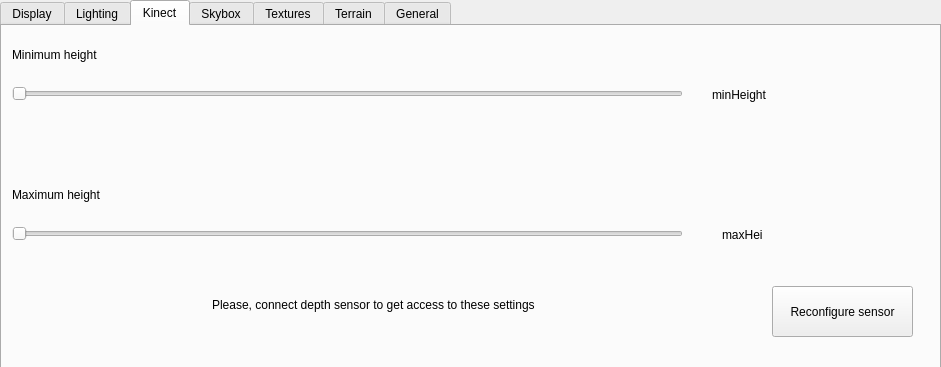
<?xml version="1.0" encoding="UTF-8"?>
<ui version="4.0">
 <class>Settings</class>
 <widget class="QDialog" name="Settings">
  <property name="geometry">
   <rect>
    <x>0</x>
    <y>0</y>
    <width>941</width>
    <height>367</height>
   </rect>
  </property>
  <property name="windowTitle">
   <string>Dialog</string>
  </property>
  <widget class="QTabWidget" name="tabWidget">
   <property name="geometry">
    <rect>
     <x>0</x>
     <y>0</y>
     <width>941</width>
     <height>451</height>
    </rect>
   </property>
   <property name="currentIndex">
    <number>2</number>
   </property>
   <widget class="QWidget" name="Display">
    <attribute name="title">
     <string>Display</string>
    </attribute>
    <widget class="QCheckBox" name="flip_hor">
     <property name="geometry">
      <rect>
       <x>20</x>
       <y>20</y>
       <width>181</width>
       <height>23</height>
      </rect>
     </property>
     <property name="text">
      <string>Flip image horisontally</string>
     </property>
    </widget>
    <widget class="QSlider" name="contrast">
     <property name="geometry">
      <rect>
       <x>20</x>
       <y>120</y>
       <width>160</width>
       <height>16</height>
      </rect>
     </property>
     <property name="orientation">
      <enum>Qt::Horizontal</enum>
     </property>
    </widget>
    <widget class="QLabel" name="contrast_label">
     <property name="geometry">
      <rect>
       <x>20</x>
       <y>90</y>
       <width>67</width>
       <height>17</height>
      </rect>
     </property>
     <property name="text">
      <string>Contrast</string>
     </property>
    </widget>
    <widget class="QLabel" name="contrastValue">
     <property name="geometry">
      <rect>
       <x>200</x>
       <y>120</y>
       <width>67</width>
       <height>17</height>
      </rect>
     </property>
     <property name="text">
      <string/>
     </property>
    </widget>
    <widget class="QCheckBox" name="flip_vert">
     <property name="geometry">
      <rect>
       <x>250</x>
       <y>20</y>
       <width>181</width>
       <height>23</height>
      </rect>
     </property>
     <property name="text">
      <string>Flip image vertically</string>
     </property>
    </widget>
   </widget>
   <widget class="QWidget" name="Lighting">
    <attribute name="title">
     <string>Lighting</string>
    </attribute>
    <widget class="QPushButton" name="setDirection">
     <property name="geometry">
      <rect>
       <x>240</x>
       <y>50</y>
       <width>141</width>
       <height>31</height>
      </rect>
     </property>
     <property name="text">
      <string>Choose direction</string>
     </property>
    </widget>
    <widget class="QPushButton" name="chooseColor">
     <property name="geometry">
      <rect>
       <x>240</x>
       <y>110</y>
       <width>141</width>
       <height>31</height>
      </rect>
     </property>
     <property name="text">
      <string>Choose color</string>
     </property>
    </widget>
    <widget class="QSlider" name="diffuse">
     <property name="geometry">
      <rect>
       <x>70</x>
       <y>90</y>
       <width>16</width>
       <height>160</height>
      </rect>
     </property>
     <property name="orientation">
      <enum>Qt::Vertical</enum>
     </property>
    </widget>
    <widget class="QLabel" name="diffuse_label">
     <property name="geometry">
      <rect>
       <x>50</x>
       <y>60</y>
       <width>67</width>
       <height>17</height>
      </rect>
     </property>
     <property name="text">
      <string>Intensity</string>
     </property>
    </widget>
   </widget>
   <widget class="QWidget" name="Kinect">
    <attribute name="title">
     <string>Kinect</string>
    </attribute>
    <widget class="QLabel" name="minHeight_label">
     <property name="geometry">
      <rect>
       <x>10</x>
       <y>20</y>
       <width>121</width>
       <height>17</height>
      </rect>
     </property>
     <property name="text">
      <string>Minimum height</string>
     </property>
    </widget>
    <widget class="QLabel" name="maxHeight_label">
     <property name="geometry">
      <rect>
       <x>10</x>
       <y>160</y>
       <width>121</width>
       <height>17</height>
      </rect>
     </property>
     <property name="text">
      <string>Maximum height</string>
     </property>
    </widget>
    <widget class="QLabel" name="minHeightValue">
     <property name="geometry">
      <rect>
       <x>710</x>
       <y>60</y>
       <width>67</width>
       <height>17</height>
      </rect>
     </property>
     <property name="text">
      <string>minHeight</string>
     </property>
    </widget>
    <widget class="QLabel" name="maxHeightValue">
     <property name="geometry">
      <rect>
       <x>720</x>
       <y>200</y>
       <width>67</width>
       <height>17</height>
      </rect>
     </property>
     <property name="text">
      <string>maxHei</string>
     </property>
    </widget>
    <widget class="QSlider" name="minHeight">
     <property name="geometry">
      <rect>
       <x>10</x>
       <y>60</y>
       <width>671</width>
       <height>16</height>
      </rect>
     </property>
     <property name="orientation">
      <enum>Qt::Horizontal</enum>
     </property>
    </widget>
    <widget class="QSlider" name="maxHeight">
     <property name="geometry">
      <rect>
       <x>10</x>
       <y>200</y>
       <width>671</width>
       <height>16</height>
      </rect>
     </property>
     <property name="orientation">
      <enum>Qt::Horizontal</enum>
     </property>
    </widget>
    <widget class="QLabel" name="pleaseConnect">
     <property name="geometry">
      <rect>
       <x>210</x>
       <y>270</y>
       <width>421</width>
       <height>17</height>
      </rect>
     </property>
     <property name="text">
      <string>Please, connect depth sensor to get access to these settings</string>
     </property>
    </widget>
    <widget class="QPushButton" name="reconfigure">
     <property name="geometry">
      <rect>
       <x>770</x>
       <y>260</y>
       <width>141</width>
       <height>51</height>
      </rect>
     </property>
     <property name="text">
      <string>Reconfigure sensor</string>
     </property>
    </widget>
   </widget>
   <widget class="QWidget" name="Skybox">
    <attribute name="title">
     <string>Skybox</string>
    </attribute>
    <widget class="QPushButton" name="loadSkyboxLeft">
     <property name="geometry">
      <rect>
       <x>60</x>
       <y>280</y>
       <width>61</width>
       <height>25</height>
      </rect>
     </property>
     <property name="text">
      <string>Load</string>
     </property>
    </widget>
    <widget class="QLabel" name="imgSkyboxRight">
     <property name="geometry">
      <rect>
       <x>180</x>
       <y>160</y>
       <width>111</width>
       <height>101</height>
      </rect>
     </property>
     <property name="autoFillBackground">
      <bool>true</bool>
     </property>
     <property name="text">
      <string/>
     </property>
    </widget>
    <widget class="QPushButton" name="loadSkyboxBack">
     <property name="geometry">
      <rect>
       <x>480</x>
       <y>280</y>
       <width>61</width>
       <height>25</height>
      </rect>
     </property>
     <property name="text">
      <string>Load</string>
     </property>
    </widget>
    <widget class="QLabel" name="imgSkyboxTop">
     <property name="geometry">
      <rect>
       <x>600</x>
       <y>160</y>
       <width>111</width>
       <height>101</height>
      </rect>
     </property>
     <property name="autoFillBackground">
      <bool>true</bool>
     </property>
     <property name="text">
      <string/>
     </property>
    </widget>
    <widget class="QPushButton" name="loadSkyboxTop">
     <property name="geometry">
      <rect>
       <x>630</x>
       <y>280</y>
       <width>61</width>
       <height>25</height>
      </rect>
     </property>
     <property name="text">
      <string>Load</string>
     </property>
    </widget>
    <widget class="QPushButton" name="loadSkyboxFront">
     <property name="geometry">
      <rect>
       <x>350</x>
       <y>280</y>
       <width>61</width>
       <height>25</height>
      </rect>
     </property>
     <property name="text">
      <string>Load</string>
     </property>
    </widget>
    <widget class="QLabel" name="imgSkyboxLeft">
     <property name="geometry">
      <rect>
       <x>40</x>
       <y>160</y>
       <width>111</width>
       <height>101</height>
      </rect>
     </property>
     <property name="autoFillBackground">
      <bool>true</bool>
     </property>
     <property name="text">
      <string/>
     </property>
    </widget>
    <widget class="QLabel" name="imgSkyboxBack">
     <property name="geometry">
      <rect>
       <x>460</x>
       <y>160</y>
       <width>111</width>
       <height>101</height>
      </rect>
     </property>
     <property name="autoFillBackground">
      <bool>true</bool>
     </property>
     <property name="text">
      <string/>
     </property>
    </widget>
    <widget class="QPushButton" name="loadSkyboxRight">
     <property name="geometry">
      <rect>
       <x>210</x>
       <y>280</y>
       <width>61</width>
       <height>25</height>
      </rect>
     </property>
     <property name="text">
      <string>Load</string>
     </property>
    </widget>
    <widget class="QComboBox" name="changeSkybox">
     <property name="geometry">
      <rect>
       <x>30</x>
       <y>30</y>
       <width>151</width>
       <height>41</height>
      </rect>
     </property>
     <item>
      <property name="text">
       <string>Sea</string>
      </property>
     </item>
     <item>
      <property name="text">
       <string>Sunset</string>
      </property>
     </item>
     <item>
      <property name="text">
       <string>Custom</string>
      </property>
     </item>
    </widget>
    <widget class="QLabel" name="imgSkyboxFront">
     <property name="geometry">
      <rect>
       <x>320</x>
       <y>160</y>
       <width>111</width>
       <height>101</height>
      </rect>
     </property>
     <property name="autoFillBackground">
      <bool>true</bool>
     </property>
     <property name="text">
      <string/>
     </property>
    </widget>
    <widget class="QLabel" name="imgSkyboxBottom">
     <property name="geometry">
      <rect>
       <x>760</x>
       <y>160</y>
       <width>111</width>
       <height>101</height>
      </rect>
     </property>
     <property name="autoFillBackground">
      <bool>true</bool>
     </property>
     <property name="text">
      <string/>
     </property>
    </widget>
    <widget class="QPushButton" name="loadSkyboxBottom">
     <property name="geometry">
      <rect>
       <x>790</x>
       <y>280</y>
       <width>61</width>
       <height>25</height>
      </rect>
     </property>
     <property name="text">
      <string>Load</string>
     </property>
    </widget>
    <widget class="QLabel" name="label_5">
     <property name="geometry">
      <rect>
       <x>60</x>
       <y>110</y>
       <width>67</width>
       <height>17</height>
      </rect>
     </property>
     <property name="text">
      <string>Left</string>
     </property>
     <property name="alignment">
      <set>Qt::AlignCenter</set>
     </property>
    </widget>
    <widget class="QLabel" name="label_6">
     <property name="geometry">
      <rect>
       <x>210</x>
       <y>110</y>
       <width>67</width>
       <height>17</height>
      </rect>
     </property>
     <property name="text">
      <string>Right</string>
     </property>
     <property name="alignment">
      <set>Qt::AlignCenter</set>
     </property>
    </widget>
    <widget class="QLabel" name="label_7">
     <property name="geometry">
      <rect>
       <x>490</x>
       <y>110</y>
       <width>67</width>
       <height>17</height>
      </rect>
     </property>
     <property name="text">
      <string>Back</string>
     </property>
     <property name="alignment">
      <set>Qt::AlignCenter</set>
     </property>
    </widget>
    <widget class="QLabel" name="label_8">
     <property name="geometry">
      <rect>
       <x>340</x>
       <y>110</y>
       <width>67</width>
       <height>17</height>
      </rect>
     </property>
     <property name="text">
      <string>Front</string>
     </property>
     <property name="alignment">
      <set>Qt::AlignCenter</set>
     </property>
    </widget>
    <widget class="QLabel" name="label_9">
     <property name="geometry">
      <rect>
       <x>770</x>
       <y>110</y>
       <width>67</width>
       <height>17</height>
      </rect>
     </property>
     <property name="text">
      <string>Bottom</string>
     </property>
     <property name="alignment">
      <set>Qt::AlignCenter</set>
     </property>
    </widget>
    <widget class="QLabel" name="label_10">
     <property name="geometry">
      <rect>
       <x>620</x>
       <y>110</y>
       <width>67</width>
       <height>16</height>
      </rect>
     </property>
     <property name="text">
      <string>Top</string>
     </property>
     <property name="alignment">
      <set>Qt::AlignCenter</set>
     </property>
    </widget>
   </widget>
   <widget class="QWidget" name="Textures">
    <attribute name="title">
     <string>Textures</string>
    </attribute>
    <widget class="QComboBox" name="terrainTextures">
     <property name="geometry">
      <rect>
       <x>20</x>
       <y>30</y>
       <width>151</width>
       <height>41</height>
      </rect>
     </property>
     <item>
      <property name="text">
       <string>Planet Earth</string>
      </property>
     </item>
     <item>
      <property name="text">
       <string>Fantastic planet</string>
      </property>
     </item>
     <item>
      <property name="text">
       <string>Custom</string>
      </property>
     </item>
    </widget>
    <widget class="QLabel" name="waterImg">
     <property name="geometry">
      <rect>
       <x>30</x>
       <y>140</y>
       <width>111</width>
       <height>101</height>
      </rect>
     </property>
     <property name="autoFillBackground">
      <bool>true</bool>
     </property>
     <property name="text">
      <string/>
     </property>
    </widget>
    <widget class="QLabel" name="sandImg">
     <property name="geometry">
      <rect>
       <x>170</x>
       <y>140</y>
       <width>111</width>
       <height>101</height>
      </rect>
     </property>
     <property name="autoFillBackground">
      <bool>true</bool>
     </property>
     <property name="text">
      <string/>
     </property>
    </widget>
    <widget class="QLabel" name="grassImg">
     <property name="geometry">
      <rect>
       <x>310</x>
       <y>140</y>
       <width>111</width>
       <height>101</height>
      </rect>
     </property>
     <property name="autoFillBackground">
      <bool>true</bool>
     </property>
     <property name="text">
      <string/>
     </property>
    </widget>
    <widget class="QLabel" name="stoneImg">
     <property name="geometry">
      <rect>
       <x>450</x>
       <y>140</y>
       <width>111</width>
       <height>101</height>
      </rect>
     </property>
     <property name="autoFillBackground">
      <bool>true</bool>
     </property>
     <property name="text">
      <string/>
     </property>
    </widget>
    <widget class="QLabel" name="snowImg">
     <property name="geometry">
      <rect>
       <x>590</x>
       <y>140</y>
       <width>111</width>
       <height>101</height>
      </rect>
     </property>
     <property name="autoFillBackground">
      <bool>true</bool>
     </property>
     <property name="text">
      <string/>
     </property>
    </widget>
    <widget class="QPushButton" name="loadWater">
     <property name="geometry">
      <rect>
       <x>50</x>
       <y>260</y>
       <width>61</width>
       <height>25</height>
      </rect>
     </property>
     <property name="text">
      <string>Load</string>
     </property>
    </widget>
    <widget class="QPushButton" name="loadSand">
     <property name="geometry">
      <rect>
       <x>200</x>
       <y>260</y>
       <width>61</width>
       <height>25</height>
      </rect>
     </property>
     <property name="text">
      <string>Load</string>
     </property>
    </widget>
    <widget class="QPushButton" name="loadGrass">
     <property name="geometry">
      <rect>
       <x>340</x>
       <y>260</y>
       <width>61</width>
       <height>25</height>
      </rect>
     </property>
     <property name="text">
      <string>Load</string>
     </property>
    </widget>
    <widget class="QPushButton" name="loadStone">
     <property name="geometry">
      <rect>
       <x>470</x>
       <y>260</y>
       <width>61</width>
       <height>25</height>
      </rect>
     </property>
     <property name="text">
      <string>Load</string>
     </property>
    </widget>
    <widget class="QPushButton" name="loadSnow">
     <property name="geometry">
      <rect>
       <x>620</x>
       <y>260</y>
       <width>61</width>
       <height>25</height>
      </rect>
     </property>
     <property name="text">
      <string>Load</string>
     </property>
    </widget>
   </widget>
   <widget class="QWidget" name="Terrain">
    <attribute name="title">
     <string>Terrain</string>
    </attribute>
    <widget class="QSlider" name="waterMax">
     <property name="geometry">
      <rect>
       <x>60</x>
       <y>60</y>
       <width>16</width>
       <height>160</height>
      </rect>
     </property>
     <property name="orientation">
      <enum>Qt::Vertical</enum>
     </property>
    </widget>
    <widget class="QSlider" name="sandMax">
     <property name="geometry">
      <rect>
       <x>190</x>
       <y>60</y>
       <width>16</width>
       <height>160</height>
      </rect>
     </property>
     <property name="orientation">
      <enum>Qt::Vertical</enum>
     </property>
    </widget>
    <widget class="QSlider" name="grassMax">
     <property name="geometry">
      <rect>
       <x>320</x>
       <y>60</y>
       <width>16</width>
       <height>160</height>
      </rect>
     </property>
     <property name="orientation">
      <enum>Qt::Vertical</enum>
     </property>
    </widget>
    <widget class="QSlider" name="stoneMax">
     <property name="geometry">
      <rect>
       <x>460</x>
       <y>60</y>
       <width>16</width>
       <height>160</height>
      </rect>
     </property>
     <property name="orientation">
      <enum>Qt::Vertical</enum>
     </property>
    </widget>
    <widget class="QLabel" name="label">
     <property name="geometry">
      <rect>
       <x>40</x>
       <y>30</y>
       <width>71</width>
       <height>17</height>
      </rect>
     </property>
     <property name="text">
      <string>waterMax</string>
     </property>
    </widget>
    <widget class="QLabel" name="label_2">
     <property name="geometry">
      <rect>
       <x>160</x>
       <y>30</y>
       <width>71</width>
       <height>17</height>
      </rect>
     </property>
     <property name="text">
      <string>sandMax</string>
     </property>
    </widget>
    <widget class="QLabel" name="label_3">
     <property name="geometry">
      <rect>
       <x>300</x>
       <y>30</y>
       <width>71</width>
       <height>21</height>
      </rect>
     </property>
     <property name="text">
      <string>grassMax</string>
     </property>
    </widget>
    <widget class="QLabel" name="label_4">
     <property name="geometry">
      <rect>
       <x>440</x>
       <y>30</y>
       <width>71</width>
       <height>17</height>
      </rect>
     </property>
     <property name="text">
      <string>stoneMax</string>
     </property>
    </widget>
    <widget class="QLabel" name="waterMaxLabel">
     <property name="geometry">
      <rect>
       <x>40</x>
       <y>250</y>
       <width>67</width>
       <height>17</height>
      </rect>
     </property>
     <property name="text">
      <string>TextLabel</string>
     </property>
    </widget>
    <widget class="QLabel" name="sandMaxLabel">
     <property name="geometry">
      <rect>
       <x>160</x>
       <y>250</y>
       <width>67</width>
       <height>17</height>
      </rect>
     </property>
     <property name="text">
      <string>TextLabel</string>
     </property>
    </widget>
    <widget class="QLabel" name="grassMaxLabel">
     <property name="geometry">
      <rect>
       <x>290</x>
       <y>250</y>
       <width>67</width>
       <height>17</height>
      </rect>
     </property>
     <property name="text">
      <string>TextLabel</string>
     </property>
    </widget>
    <widget class="QLabel" name="stoneMaxLabel">
     <property name="geometry">
      <rect>
       <x>440</x>
       <y>250</y>
       <width>67</width>
       <height>17</height>
      </rect>
     </property>
     <property name="text">
      <string>TextLabel</string>
     </property>
    </widget>
   </widget>
   <widget class="QWidget" name="General">
    <attribute name="title">
     <string>General</string>
    </attribute>
    <widget class="QPushButton" name="reset">
     <property name="geometry">
      <rect>
       <x>50</x>
       <y>60</y>
       <width>141</width>
       <height>51</height>
      </rect>
     </property>
     <property name="text">
      <string>Reset to default</string>
     </property>
    </widget>
   </widget>
  </widget>
 </widget>
 <resources/>
 <connections/>
</ui>
